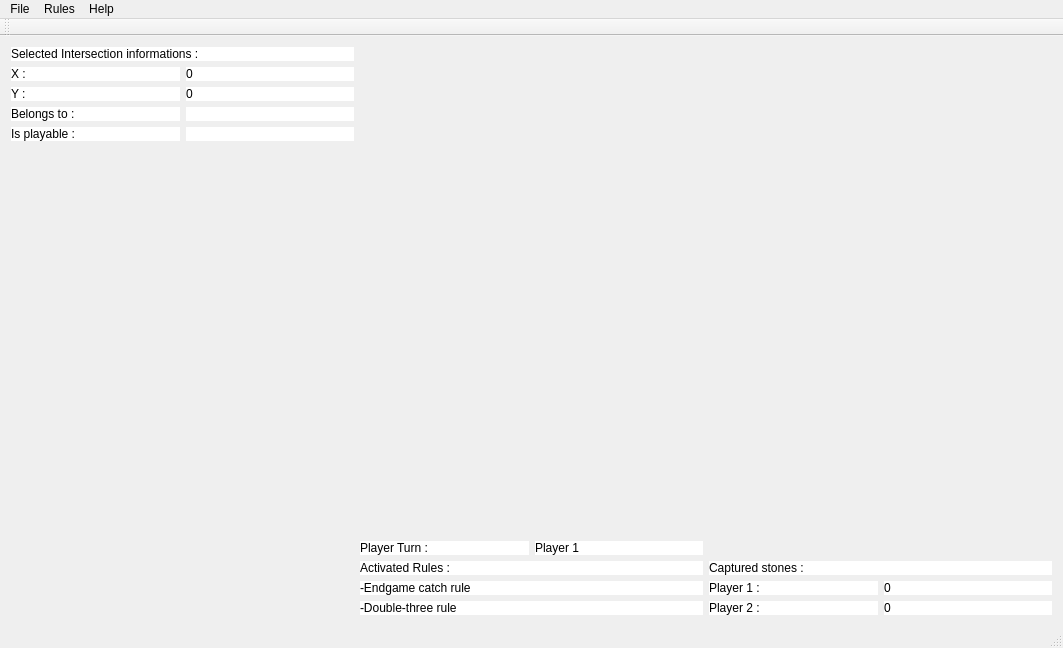
<?xml version="1.0" encoding="UTF-8"?>
<ui version="4.0">
 <class>MainWindow</class>
 <widget class="QMainWindow" name="MainWindow">
  <property name="geometry">
   <rect>
    <x>0</x>
    <y>0</y>
    <width>1063</width>
    <height>648</height>
   </rect>
  </property>
  <property name="windowTitle">
   <string>Gomoku</string>
  </property>
  <property name="autoFillBackground">
   <bool>false</bool>
  </property>
  <property name="styleSheet">
   <string notr="true"/>
  </property>
  <widget class="QWidget" name="centralWidget">
   <property name="styleSheet">
    <string notr="true"/>
   </property>
   <layout class="QHBoxLayout" name="horizontalLayout_2">
    <item>
     <layout class="QVBoxLayout" name="verticalLayout">
      <item>
       <layout class="QHBoxLayout" name="horizontalLayout_8">
        <item>
         <widget class="QLabel" name="label">
          <property name="styleSheet">
           <string notr="true">background-color : white</string>
          </property>
          <property name="text">
           <string>Selected Intersection informations :</string>
          </property>
         </widget>
        </item>
       </layout>
      </item>
      <item>
       <layout class="QHBoxLayout" name="horizontalLayout_7">
        <item>
         <widget class="QLabel" name="label_2">
          <property name="styleSheet">
           <string notr="true">background-color : white</string>
          </property>
          <property name="text">
           <string>X :</string>
          </property>
         </widget>
        </item>
        <item>
         <widget class="QLabel" name="label_9">
          <property name="styleSheet">
           <string notr="true">background-color : white</string>
          </property>
          <property name="text">
           <string>0</string>
          </property>
         </widget>
        </item>
       </layout>
      </item>
      <item>
       <layout class="QHBoxLayout" name="horizontalLayout_6">
        <item>
         <widget class="QLabel" name="label_3">
          <property name="styleSheet">
           <string notr="true">background-color : white</string>
          </property>
          <property name="text">
           <string>Y :</string>
          </property>
         </widget>
        </item>
        <item>
         <widget class="QLabel" name="label_8">
          <property name="styleSheet">
           <string notr="true">background-color : white</string>
          </property>
          <property name="text">
           <string>0</string>
          </property>
         </widget>
        </item>
       </layout>
      </item>
      <item>
       <layout class="QHBoxLayout" name="horizontalLayout_5">
        <item>
         <widget class="QLabel" name="label_4">
          <property name="styleSheet">
           <string notr="true">background-color : white</string>
          </property>
          <property name="text">
           <string>Belongs to :</string>
          </property>
         </widget>
        </item>
        <item>
         <widget class="QLabel" name="label_7">
          <property name="styleSheet">
           <string notr="true">background-color : white</string>
          </property>
          <property name="text">
           <string/>
          </property>
         </widget>
        </item>
       </layout>
      </item>
      <item>
       <layout class="QHBoxLayout" name="horizontalLayout_4">
        <item>
         <widget class="QLabel" name="label_5">
          <property name="styleSheet">
           <string notr="true">background-color : white</string>
          </property>
          <property name="text">
           <string>Is playable :</string>
          </property>
         </widget>
        </item>
        <item>
         <widget class="QLabel" name="label_6">
          <property name="styleSheet">
           <string notr="true">background-color : white</string>
          </property>
          <property name="text">
           <string/>
          </property>
         </widget>
        </item>
       </layout>
      </item>
      <item>
       <spacer name="verticalSpacer_2">
        <property name="orientation">
         <enum>Qt::Vertical</enum>
        </property>
        <property name="sizeHint" stdset="0">
         <size>
          <width>20</width>
          <height>40</height>
         </size>
        </property>
       </spacer>
      </item>
     </layout>
    </item>
    <item>
     <layout class="QVBoxLayout" name="verticalLayout_2">
      <item>
       <spacer name="verticalSpacer">
        <property name="orientation">
         <enum>Qt::Vertical</enum>
        </property>
        <property name="sizeHint" stdset="0">
         <size>
          <width>20</width>
          <height>40</height>
         </size>
        </property>
       </spacer>
      </item>
      <item>
       <layout class="QHBoxLayout" name="horizontalLayout">
        <item>
         <widget class="QLabel" name="label_10">
          <property name="styleSheet">
           <string notr="true">background-color : white</string>
          </property>
          <property name="text">
           <string>Player Turn :</string>
          </property>
         </widget>
        </item>
        <item>
         <widget class="QLabel" name="label_11">
          <property name="styleSheet">
           <string notr="true">background-color : white</string>
          </property>
          <property name="text">
           <string>Player 1</string>
          </property>
         </widget>
        </item>
       </layout>
      </item>
      <item>
       <layout class="QVBoxLayout" name="verticalLayout_4">
        <item>
         <widget class="QLabel" name="label_12">
          <property name="styleSheet">
           <string notr="true">background-color : white</string>
          </property>
          <property name="text">
           <string>Activated Rules :</string>
          </property>
         </widget>
        </item>
        <item>
         <widget class="QLabel" name="label_13">
          <property name="styleSheet">
           <string notr="true">background-color : white</string>
          </property>
          <property name="text">
           <string>-Endgame catch rule</string>
          </property>
         </widget>
        </item>
        <item>
         <widget class="QLabel" name="label_14">
          <property name="styleSheet">
           <string notr="true">background-color : white</string>
          </property>
          <property name="text">
           <string>-Double-three rule</string>
          </property>
         </widget>
        </item>
       </layout>
      </item>
     </layout>
    </item>
    <item>
     <layout class="QVBoxLayout" name="verticalLayout_3">
      <item>
       <spacer name="verticalSpacer_3">
        <property name="orientation">
         <enum>Qt::Vertical</enum>
        </property>
        <property name="sizeHint" stdset="0">
         <size>
          <width>20</width>
          <height>40</height>
         </size>
        </property>
       </spacer>
      </item>
      <item>
       <widget class="QLabel" name="label_17">
        <property name="styleSheet">
         <string notr="true">background-color : white</string>
        </property>
        <property name="text">
         <string>Captured stones :</string>
        </property>
       </widget>
      </item>
      <item>
       <layout class="QHBoxLayout" name="horizontalLayout_3">
        <item>
         <widget class="QLabel" name="label_16">
          <property name="styleSheet">
           <string notr="true">background-color : white</string>
          </property>
          <property name="text">
           <string>Player 1 :</string>
          </property>
         </widget>
        </item>
        <item>
         <widget class="QLabel" name="label_20">
          <property name="styleSheet">
           <string notr="true">background-color : white</string>
          </property>
          <property name="text">
           <string>0</string>
          </property>
         </widget>
        </item>
       </layout>
      </item>
      <item>
       <layout class="QHBoxLayout" name="horizontalLayout_9">
        <item>
         <widget class="QLabel" name="label_18">
          <property name="styleSheet">
           <string notr="true">background-color : white</string>
          </property>
          <property name="text">
           <string>Player 2 :</string>
          </property>
         </widget>
        </item>
        <item>
         <widget class="QLabel" name="label_19">
          <property name="styleSheet">
           <string notr="true">background-color : white</string>
          </property>
          <property name="text">
           <string>0</string>
          </property>
         </widget>
        </item>
       </layout>
      </item>
     </layout>
    </item>
   </layout>
  </widget>
  <widget class="QMenuBar" name="menuBar">
   <property name="geometry">
    <rect>
     <x>0</x>
     <y>0</y>
     <width>1063</width>
     <height>23</height>
    </rect>
   </property>
   <widget class="QMenu" name="menuFichier">
    <property name="toolTip">
     <string/>
    </property>
    <property name="title">
     <string>File</string>
    </property>
    <addaction name="actionNew_game"/>
    <addaction name="actionReplay_Game"/>
    <addaction name="actionExit"/>
   </widget>
   <widget class="QMenu" name="menuRules">
    <property name="title">
     <string>Rules</string>
    </property>
    <addaction name="actionEndgame_catch_rule"/>
    <addaction name="actionDouble_three_rule"/>
   </widget>
   <widget class="QMenu" name="menuHelp">
    <property name="accessibleName">
     <string/>
    </property>
    <property name="title">
     <string>Help</string>
    </property>
    <addaction name="actionAbout_Qt"/>
   </widget>
   <addaction name="menuFichier"/>
   <addaction name="menuRules"/>
   <addaction name="menuHelp"/>
  </widget>
  <widget class="QToolBar" name="mainToolBar">
   <attribute name="toolBarArea">
    <enum>TopToolBarArea</enum>
   </attribute>
   <attribute name="toolBarBreak">
    <bool>false</bool>
   </attribute>
  </widget>
  <widget class="QStatusBar" name="statusBar"/>
  <action name="actionExit">
   <property name="text">
    <string>Exit</string>
   </property>
   <property name="shortcut">
    <string>Ctrl+Q</string>
   </property>
  </action>
  <action name="actionEndgame_catch_rule">
   <property name="checkable">
    <bool>true</bool>
   </property>
   <property name="checked">
    <bool>true</bool>
   </property>
   <property name="text">
    <string>Endgame catch rule</string>
   </property>
   <property name="shortcut">
    <string>Ctrl+R</string>
   </property>
  </action>
  <action name="actionDouble_three_rule">
   <property name="checkable">
    <bool>true</bool>
   </property>
   <property name="checked">
    <bool>true</bool>
   </property>
   <property name="text">
    <string>Double-three rule</string>
   </property>
   <property name="shortcut">
    <string>Ctrl+C</string>
   </property>
  </action>
  <action name="actionAbout_Qt">
   <property name="text">
    <string>About Qt</string>
   </property>
   <property name="shortcut">
    <string>Ctrl+H</string>
   </property>
  </action>
  <action name="actionNew_game">
   <property name="text">
    <string>New game</string>
   </property>
   <property name="shortcut">
    <string>F2</string>
   </property>
  </action>
  <action name="actionReplay_Game">
   <property name="enabled">
    <bool>false</bool>
   </property>
   <property name="text">
    <string>Replay Game</string>
   </property>
   <property name="shortcut">
    <string>F3</string>
   </property>
  </action>
 </widget>
 <layoutdefault spacing="6" margin="11"/>
 <resources/>
 <connections>
  <connection>
   <sender>actionExit</sender>
   <signal>triggered()</signal>
   <receiver>MainWindow</receiver>
   <slot>update()</slot>
   <hints>
    <hint type="sourcelabel">
     <x>-1</x>
     <y>-1</y>
    </hint>
    <hint type="destinationlabel">
     <x>531</x>
     <y>323</y>
    </hint>
   </hints>
  </connection>
 </connections>
</ui>
